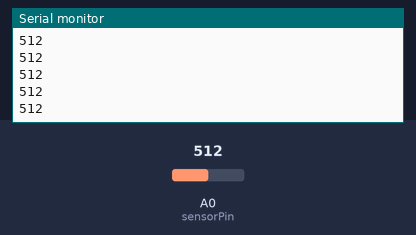
Simulated run of this sketch. Board: Arduino Uno, built with avr-gcc and run on an emulated ATmega328P. On the bench: the last lines printed to the serial monitor. The inputs (shaded band) are chosen by the test bench; at power-on: A0 (sensorPin) = 512.

Above: at 1.2 s.
1.3 s: A0 (sensorPin) set to 716
At 1.31 s:
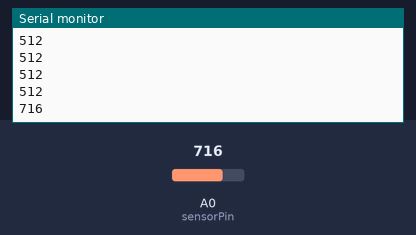
2.8 s: A0 (sensorPin) set to 900
At 2.81 s:
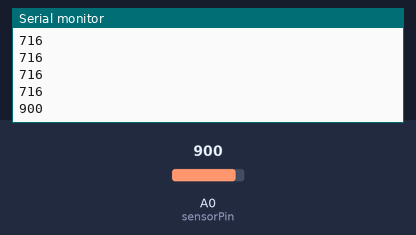
Timing chart, 0 to 5.8 s (numbered marks = the images above; inputs shaded):
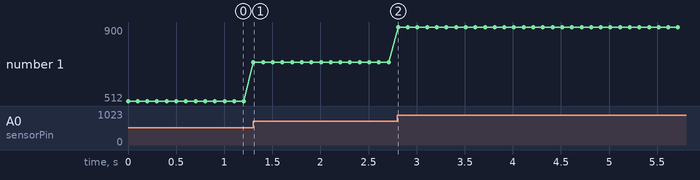

The sketch:

Luz_externa_com_sensor_ldr_ino.ino
```cpp
/*
* Projeto TCC (Trabalho conclusão de curso)
* Automação residencial
* Aluno Kleber Barcarollo
* @autor Kleber Barcarollo
* Curso Engenharia de Software
* Instituição Unicesumar
****************************************************
* Nesta parte do projeto
*
*/

int sensorPin = A0; // Aqui o pino de entrada para LDR
int sensorValue = 0; // variável para armazenar a luminosidade neste caso está em zero
void setup() {
Serial.begin(9600); // define porta serial para comunicação
}

void loop() {
sensorValue = analogRead(sensorPin); // Aqui ele le o valor do sensor
Serial.println(sensorValue); // imprime os valores de entrada a partir do sensor no Serial Mode
delay(100); // Espera
}
```

Measured:
- after the input at 1.3 s, the serial monitor: prints a new line at once (image 1)
- after the input at 2.8 s, the serial monitor: prints a new line at once (image 2)
- plotted number 1: 512 → 716 after the input at 1.3 s, 716 → 900 after the input at 2.8 s
